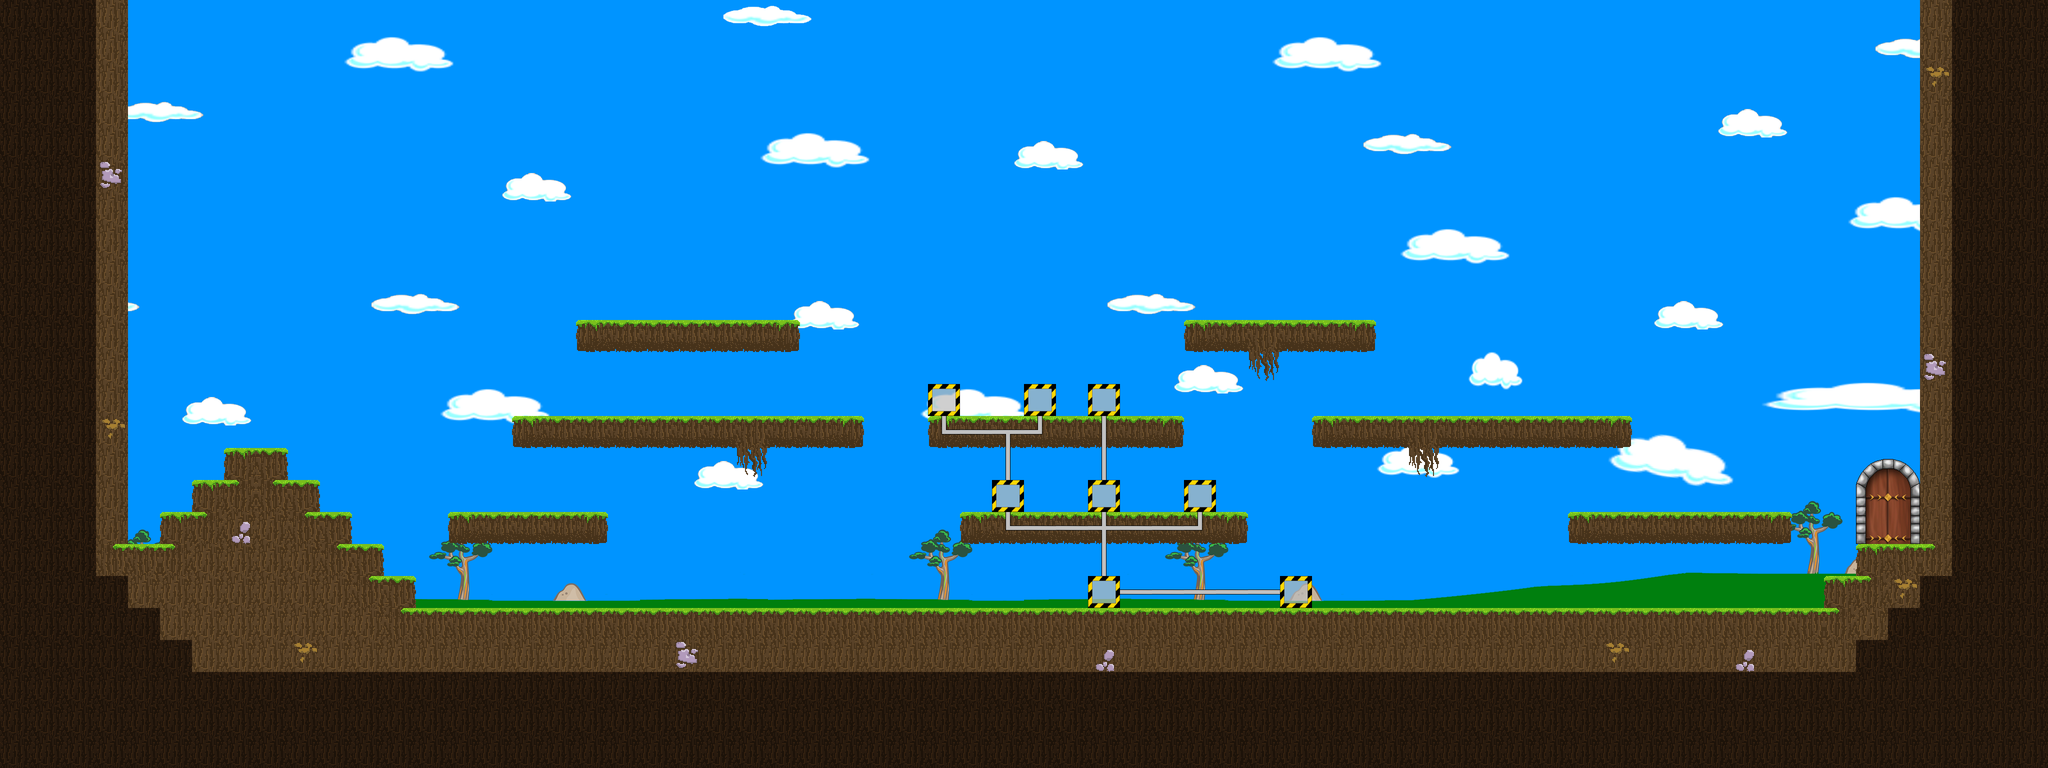

A level layout from a 2D game, rendered from its tile map. Below: a short description, then the map file with tile-grid data replaced by summaries:
An orthogonal 64x24 tile map with 64x64 px tiles, 7 tile layers (Hintergrund, Laufebene, Open gate, Gate, ...), 7 tilesets.

<map version="1.0" orientation="orthogonal" renderorder="right-down" width="64" height="24" tilewidth="64" tileheight="64">
 <tileset firstgid="1" name="Rohre" tilewidth="64" tileheight="64">
  <image source="Rohre.png" trans="0000ff" width="256" height="256" />
 </tileset>
 <tileset firstgid="17" name="Maschinen" tilewidth="64" tileheight="64">
  <image source="Maschinen.png" trans="0000ff" width="256" height="256" />
 </tileset>
 <tileset firstgid="33" name="Metallobjekte" tilewidth="64" tileheight="64">
  <image source="Metallobjekte.png" trans="0000ff" width="256" height="256" />
 </tileset>
 <tileset firstgid="49" name="Laufebenen" tilewidth="64" tileheight="64">
  <image source="Laufebenen.png" trans="0000ff" width="256" height="256" />
 </tileset>
 <tileset firstgid="65" name="Ampeln" tilewidth="64" tileheight="64">
  <image source="Ampeln.png" trans="0000ff" width="128" height="128" />
 </tileset>
 <tileset firstgid="69" name="Hintergrund" tilewidth="64" tileheight="64">
  <image source="Hintergrund.png" trans="0000ff" width="2048" height="1024" />
 </tileset>
 <tileset firstgid="581" name="gate" tilewidth="64" tileheight="64">
  <image source="gate.png" trans="0000ff" width="256" height="256" />
 </tileset>
 <layer name="Hintergrund" width="64" height="24">
  <data>[1536 cells, 1536 non-empty, 501 distinct tile ids]</data>
 </layer>
 <layer name="Laufebene" width="64" height="24">
  <data>[1536 cells, 628 non-empty, 30 distinct tile ids]</data>
 </layer>
 <layer name="Open gate" width="64" height="24">
  <data>[1536 cells, 6 non-empty, 6 distinct tile ids]</data>
 </layer>
 <layer name="Gate" width="64" height="24">
  <data>[1536 cells, 6 non-empty, 6 distinct tile ids]</data>
 </layer>
 <layer name="Pipes" width="64" height="24">
  <data>[1536 cells, 20 non-empty, 6 distinct tile ids]</data>
 </layer>
 <layer name="Ablagen" width="64" height="24">
  <data>[1536 cells, 8 non-empty, 1 distinct tile ids]</data>
 </layer>
 <layer name="Objektebene" width="64" height="24">
  <data>[1536 cells, 0 non-empty, 0 distinct tile ids]</data>
 </layer>
</map>
